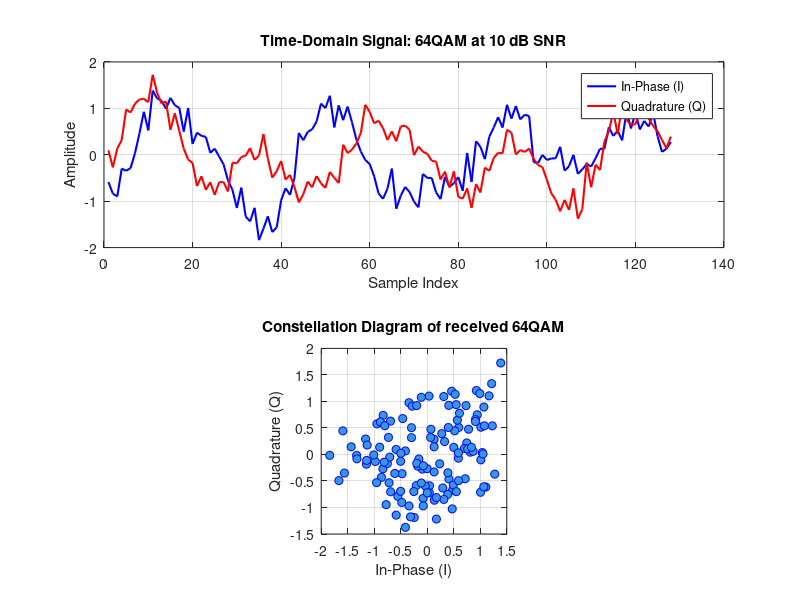

MATLAB code for this plot:
% generate_custom_rf_v4.m
% =========================================================================
% RF SIGNAL CLASSIFICATION: PHASE 2 ROBUST SIGNAL GENERATOR (v4)
% Generates simulated, channel-impaired communications waveforms.
% Works out-of-the-box with or without the Communications Toolbox!
% Features an interactive Save Dialog for seamless saving in MATLAB Online.
% =========================================================================

clear; clc; close all;

fprintf('==================================================\n');
fprintf('     MATLAB CUSTOM RF SIGNAL GENERATOR ACTIVATED   \n');
fprintf('==================================================\n\n');

%% 1. Configuration & Parameters
numSamplesPerFrame = 128;       % Segment length matching RadioML2016 structure
numFramesPerMod = 1000;         % Number of frames to generate per modulation scheme
sps = 8;                         % Samples per symbol
fs = 200e3;                      % Sampling rate (200 kHz)

% Modulation schemes to generate (5 Core Classes)
modulations = {'BPSK', 'QPSK', '8PSK', '16QAM', '64QAM'};
numClasses = length(modulations);

% Channel Impairments Config
snr_dB = 10;                     % Target Signal-to-Noise Ratio (dB)
cfo_Hz = 150;                    % Center Frequency Offset (Hz)

fprintf('Configuring signal parameters:\n');
fprintf('-> Base Sample Rate: %.1f kHz\n', fs/1e3);
fprintf('-> Samples Per Frame: %d (I/Q complex vectors)\n', numSamplesPerFrame);
fprintf('-> Target Signal SNR: %d dB\n\n', snr_dB);

% Check for Communications Toolbox
hasCommToolbox = license('test', 'Communication_Toolbox') && ~isempty(ver('comm'));
if hasCommToolbox
    fprintf('[INFO] Communications Toolbox detected! Using high-fidelity channel models.\n\n');
else
    fprintf('[WARNING] Communications Toolbox not found. Using robust mathematical fallbacks.\n\n');
end

%% 2. Setup Channel Objects (MathWorks Communications Toolbox)
ricianChan = [];
if hasCommToolbox
    % Setup Rician fading object OUTSIDE the loop to avoid persistent script errors
    ricianChan = comm.RicianChannel(...
        'SampleRate', fs, ...
        'KFactor', 4, ...
        'PathDelays', [0 1.8 3.4]/fs, ...
        'AveragePathGains', [0 -3 -5], ...
        'MaximumDopplerShift', 5, ...
        'Visualization', 'Off');
end

%% 3. Initialize Arrays
totalFrames = numFramesPerMod * numClasses;
X_custom = zeros(totalFrames, 2, numSamplesPerFrame);
y_custom = zeros(totalFrames, 1); % Class label (0 to numClasses-1)

frameIdx = 1;

%% 4. Signal Generation Loop
for mIdx = 1:numClasses
    modName = modulations{mIdx};
    fprintf('Generating %s signals (%d frames)... \n', modName, numFramesPerMod);
    
    for fIdx = 1:numFramesPerMod
        numSymbols = numSamplesPerFrame / sps;
        
        % Step A: Generate random symbols and modulate
        if hasCommToolbox
            switch modName
                case 'BPSK'
                    symbols = randi([0 1], numSymbols, 1);
                    modulatedSig = pskmod(symbols, 2);
                case 'QPSK'
                    symbols = randi([0 3], numSymbols, 1);
                    modulatedSig = pskmod(symbols, 4, pi/4);
                case '8PSK'
                    symbols = randi([0 7], numSymbols, 1);
                    modulatedSig = pskmod(symbols, 8);
                case '16QAM'
                    symbols = randi([0 15], numSymbols, 1);
                    modulatedSig = qammod(symbols, 16, 'UnitAveragePower', true);
                case '64QAM'
                    symbols = randi([0 63], numSymbols, 1);
                    modulatedSig = qammod(symbols, 64, 'UnitAveragePower', true);
            end
        else
            % Mathematical fallback: Manual Modulation Mapping
            switch modName
                case 'BPSK'
                    symbols = randi([0 1], numSymbols, 1);
                    modulatedSig = 2*symbols - 1; % BPSK mapping
                case 'QPSK'
                    symbols = randi([0 3], numSymbols, 1);
                    modulatedSig = exp(1i * (symbols * pi/2 + pi/4)); % QPSK mapping
                case '8PSK'
                    symbols = randi([0 7], numSymbols, 1);
                    modulatedSig = exp(1i * symbols * pi/4);
                case '16QAM'
                    symbols = randi([0 15], numSymbols, 1);
                    qam_real = 2*mod(symbols, 4) - 3;
                    qam_imag = 3 - 2*floor(symbols / 4);
                    modulatedSig = (qam_real + 1i*qam_imag) / sqrt(10); % Normalized power
                case '64QAM'
                    symbols = randi([0 63], numSymbols, 1);
                    qam_real = 2*mod(symbols, 8) - 7;
                    qam_imag = 7 - 2*floor(symbols / 8);
                    modulatedSig = (qam_real + 1i*qam_imag) / sqrt(42); % Normalized power
            end
        end
        
        % Step B: Upsample to simulate samples-per-symbol (sps)
        txSig = zeros(numSamplesPerFrame, 1);
        txSig(1:sps:end) = modulatedSig;
        
        % Step C: Pulse Shaping / Filtering
        % Simple raised cosine filter approximation
        t_filt = -2:1/sps:2;
        rrc_filter = sinc(t_filt) .* cos(pi*0.35*t_filt) ./ (1 - (2*0.35*t_filt).^2 + eps);
        rrc_filter = rrc_filter / norm(rrc_filter);
        txSig = conv(txSig, rrc_filter, 'same');
        txSig = txSig(1:numSamplesPerFrame);
        
        % Step D: Channel fading (Multipath & Doppler)
        if hasCommToolbox
            fadedSig = ricianChan(txSig);
        else
            % Mathematical fallback: Simple multi-path fading simulator
            pathGains = [1.0, 0.7*exp(1i*pi/3), 0.5*exp(-1i*pi/4)];
            fadedSig = txSig * pathGains(1) + ...
                       [0; txSig(1:end-1)] * pathGains(2) + ...
                       [0; 0; txSig(1:end-2)] * pathGains(3);
        end
        
        % Step E: Apply Carrier Frequency Offset (CFO)
        t = (0:numSamplesPerFrame-1)' / fs;
        cfoSig = fadedSig .* exp(1i * 2 * pi * cfo_Hz * t);
        
        % Step F: Add Noise (AWGN)
        sigPower = mean(abs(cfoSig).^2);
        noisePower = sigPower / (10^(snr_dB/10));
        noise = sqrt(noisePower/2) * (randn(size(cfoSig)) + 1i*randn(size(cfoSig)));
        rxSig = cfoSig + noise;
        
        % Step G: Normalise (Zero-mean, Unit-variance)
        rxSig = rxSig - mean(rxSig);
        rxSig = rxSig / (std(rxSig) + 1e-6);
        
        % Step H: Store real (In-phase) and imag (Quadrature) components
        X_custom(frameIdx, 1, :) = real(rxSig);
        X_custom(frameIdx, 2, :) = imag(rxSig);
        y_custom(frameIdx) = mIdx - 1; % 0-indexed for Python
        
        frameIdx = frameIdx + 1;
    end
end

%% 5. Save Dataset to Disk (With MATLAB Online Interactive Save Dialog)
outputFile = 'custom_rf_dataset.mat';

% Force MATLAB Online to open a save-file dialog window.
% This allows you to explicitly click on and save into your desired MATLAB Drive folders.
try
    fprintf('\n==================================================\n');
    fprintf('     SELECT YOUR MATLAB DRIVE FOLDER TO SAVE      \n');
    fprintf('==================================================\n');
    fprintf('Opening save dialog... Please select your MATLAB Drive folder to save the dataset.\n\n');
    
    [filename, pathname] = uiputfile('custom_rf_dataset.mat', 'Save Custom Dataset to MATLAB Drive');
    
    if isequal(filename,0) || isequal(pathname,0)
        % User cancelled the dialog, fallback to saving in current active workspace folder
        fprintf('[WARNING] Save dialog was closed or canceled.\n');
        save(outputFile, 'X_custom', 'y_custom', 'modulations', 'fs', 'snr_dB');
        fprintf('-> Saved to default workspace path: %s\n', fullfile(pwd, outputFile));
    else
        % Save directly to the user's selected MATLAB Drive folder
        save(fullfile(pathname, filename), 'X_custom', 'y_custom', 'modulations', 'fs', 'snr_dB');
        fprintf('-> SUCCESS: Saved to your chosen folder: %s\n', fullfile(pathname, filename));
    end
catch ME
    % Fallback if UI dialog fails (e.g. running headlessly or non-interactively)
    save(outputFile, 'X_custom', 'y_custom', 'modulations', 'fs', 'snr_dB');
    fprintf('[INFO] Save dialog bypassed. Saved to default path: %s\n', fullfile(pwd, outputFile));
end

%% 6. Plot a preview of the last generated frame (64-QAM)
try
    figure('Color', 'w');
    subplot(2,1,1);
    plot(1:numSamplesPerFrame, squeeze(X_custom(end, 1, :)), 'b', 'LineWidth', 1.5); hold on;
    plot(1:numSamplesPerFrame, squeeze(X_custom(end, 2, :)), 'r', 'LineWidth', 1.5);
    title(['Time-Domain Signal: ' modName ' at ' num2str(snr_dB) ' dB SNR']);
    xlabel('Sample Index'); ylabel('Amplitude');
    legend('In-Phase (I)', 'Quadrature (Q)');
    grid on;

    subplot(2,1,2);
    plot(squeeze(X_custom(end, 1, :)), squeeze(X_custom(end, 2, :)), 'o', ...
        'MarkerFaceColor', '#3498db', 'MarkerEdgeColor', 'b');
    title(['Constellation Diagram of received ' modName]);
    xlabel('In-Phase (I)'); ylabel('Quadrature (Q)');
    axis square; grid on;
catch
    % Bypassed if graphics system is constrained in cloud container
end

fprintf('\n==================================================\n');
fprintf('     SUCCESS: CUSTOM SIGNAL GENERATION COMPLETE    \n');
fprintf('     Generated %d total samples across %d classes  \n', totalFrames, numClasses);
fprintf('==================================================\n');
